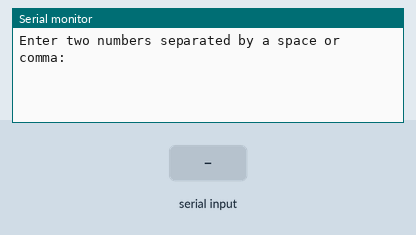
The sketch below on a simulated Arduino Uno, built with avr-gcc and run on an emulated ATmega328P. Parts: the last lines printed to the serial monitor. Inputs (shaded band) come from the test bench.

Above: at 1.2 s.
1.3 s: "90,45\n" received over Serial
At 2.5 s:
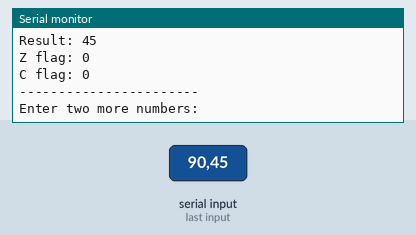
2.8 s: "30,150\n" received over Serial
At 3.8 s:
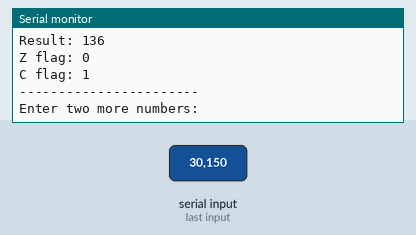

Measured:
- after the input at 1.3 s, the serial monitor: prints a new line at once (image 1)
- after the input at 2.8 s, the serial monitor: prints a new line at once (image 2)

The sketch:

task_2.ino
```cpp
void setup() {
  Serial.begin(9600);
  Serial.println("Enter two numbers separated by a space or comma:");
}

void loop() {
  if (Serial.available() > 0) {
    int input1 = Serial.parseInt();
    int input2 = Serial.parseInt();

    while(Serial.available() > 0) { Serial.read(); }

    uint8_t a = (uint8_t)input1;
    uint8_t b = (uint8_t)input2;
    uint8_t res;
    uint8_t sreg;

    asm volatile(
      "mov r16, %[val1] \n\t"   // move a to r16
      "mov r17, %[val2] \n\t"   // move b to r17
      "sub r16, r17     \n\t"   // r16 - r17
      "in  %[sreg], __SREG__ \n\t" // capture status flags
      "mov %[res], r16  \n\t"   // move result to output variable
      : [res] "=r" (res), [sreg] "=r" (sreg)
      : [val1] "r" (a), [val2] "r" (b)
      : "r16", "r17"
    );

    Serial.print("Operation: "); Serial.print(a); Serial.print(" - "); Serial.println(b);
    Serial.print("Result: "); Serial.println(res);
    bool Z = (sreg >> 1) & 1;
    bool C = (sreg >> 0) & 1;

    Serial.print("Z flag: "); Serial.println(Z);
    Serial.print("C flag: "); Serial.println(C);
    Serial.println("-----------------------");
    Serial.println("Enter two more numbers:");
  }
}
```
